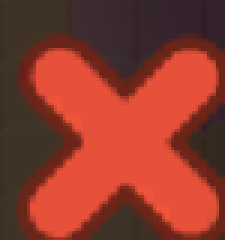
#> input picture tools/ants/templates/popup_close.png, 75 x 80 px (shown 3 times larger)
$ python ants_vision.py --input templates/popup_close.png
#> lines starting #> are read from the running program, lines starting #| are printed output that depends on the picture
#> in main, img is the input picture: shape (80, 75, 3); mean B, G, R 44.8, 58.2, 141.2
#!/usr/bin/env python3
"""搬砖大战（蚂蚁搬像素）辅助 · 视觉识别模块。

抓图 -> 识别福利弹窗、复活弹窗、槽位、候选色块 -> 输出标注图 + JSON。

按用户要求：不检查像素画，不做前沿/剩余数量识别，只认槽位和候选块。

坐标以 1080x2400 为基准，按比例适配。
游戏画面为 canvas 渲染，控件树内没有游戏文字，因此全部用颜色/模板识别。
"""
import argparse
import json
import os
import sys

import cv2
import numpy as np

sys.path.insert(0, os.path.dirname(os.path.dirname(os.path.abspath(__file__))))  # tools/
from common.screen import grab as _adb_grab  # noqa: E402

HERE = os.path.dirname(os.path.abspath(__file__))
TEMPLATE_DIR = os.path.join(HERE, "templates")

# 参考分辨率 1080x2400 下的固定几何
REF_W, REF_H = 1080, 2400
SLOT_CENTERS = (161, 350, 539, 729, 918)
SLOT_Y = 1709
# 广告解锁的第 6 个槽：在第 5 槽正上方。未解锁时这里是蓝色「解锁」按钮，
# 解锁后变成米色空槽。检测时必须区分，否则会把解锁按钮当成一个已占用槽。
EXTRA_SLOT_X, EXTRA_SLOT_Y = 918, 1514
QUEUE_XS = (209, 375, 540, 705, 871)
QUEUE_YS = (1897, 2062)

CN = {
    "yellow": "黄", "green": "绿", "light_brown": "浅棕",
    "olive": "橄榄", "dark_brown": "深棕", "dark_green": "深绿",
    "mint": "薄荷", "pink": "粉", "pink_light": "浅粉", "red": "红", "dark_red": "暗红",
    "coral": "橙红", "orange": "橙", "peach": "浅橙", "cyan": "青",
    "gray": "深灰", "slate": "蓝灰",
    "white": "白", "black": "黑", "unknown": "未知",
}
DRAW = {
    "yellow": (40, 220, 250), "green": (60, 200, 90),
    "light_brown": (150, 120, 200), "olive": (100, 130, 170),
    "dark_brown": (90, 70, 130), "dark_green": (90, 150, 40),
    "mint": (140, 220, 160), "pink": (220, 80, 240), "pink_light": (240, 180, 255),
    "red": (60, 60, 240), "dark_red": (120, 40, 150),
    "coral": (80, 100, 240), "orange": (30, 140, 255),
    "peach": (130, 180, 255), "cyan": (255, 220, 60),
    "gray": (105, 100, 115), "slate": (200, 150, 110),
    "white": (255, 255, 255),
    "black": (30, 30, 30), "unknown": (150, 150, 150),
}


def grab(serial=None):
    return _adb_grab(serial, check=True)


def scale_of(img):
    h, w = img.shape[:2]
    return w / REF_W, h / REF_H


def _scaled_pt(pt, sx, sy):
    return (int(round(pt[0] * sx)), int(round(pt[1] * sy)))


def main_color(px):
    """从一块像素里提取「块主体色」。

    块上有白色数字和深色描边/阴影，直接取全体中位数会把亮色拉暗：
    peach 实测全体中位 [11,99,233] 会被判成 light_brown，但高亮主体是
    [12,82,255]。做法是先用 V 的高 60% 分层再取中位，避开描边阴影。
    """
    px = np.asarray(px)
    if px.size == 0:
        return np.array([0, 0, 0])
    v = px[:, 2]
    cut = np.percentile(v, 40)
    bright = px[v >= cut]
    if len(bright) < 30:
        bright = px
    return np.median(bright, axis=0)


def classify_hsv(h, s, v):
    """把像素归入游戏调色板。None 表示像素画背景（已被搬走）。

    颜色池由 tools/ants/palette_calibrate.py 从上方像素画标定补全；相近色
    （暗红/亮红、浅橙/棕/珊瑚红）必须按饱和度+亮度拆开，否则同色去重会误跳过。
    """
    h, s, v = int(h) % 180, int(s), int(v)
    # 背景：米色，H≈21 S≈60 V≈160~255；浅橙格 S≈97 能区分。
    if 18 <= h <= 28 and s < 85 and v > 130:
        return None
    if s < 25 and v > 200:
        return "white"
    if v < 60:
        return "black"
    # 低饱和中暗灰：槽位里的深灰 H104 S54 V≈86，第一排的蓝灰块
    # H108 S55 V≈120。旧判据把两者都归 gray，导致槽里有深灰时第一排
    # 蓝灰块被当成同色跳过。按 V=105 拆开，实测两档间隔 >15。
    if 90 <= h <= 120 and s < 80 and v < 130:
        return "gray" if v < 105 else "slate"
    # 标定新增色：橙 H19 S242 V255、青 H97 S228 V255
    if 16 <= h <= 24 and s > 180 and v > 200:
        return "orange"
    if 88 <= h <= 108 and s > 150:
        return "cyan"
    # 珊瑚红 H≈8 S≈155 V≈220，介于亮红和浅棕之间
    if h <= 8 and 120 <= s <= 180 and 190 <= v <= 240:
        return "coral"
    # 红色系：高饱和的两档红按亮度拆开（暗红 V≈156 / 亮红 V≈239）
    if h >= 160 and s >= 140:
        return "dark_red" if v < 190 else "red"
    if h >= 160:
        # 两种粉色都是 H≈163，只能靠饱和度拆：槽内浅粉 S≈68，第一排
        # 粉块 S≈118。旧版统一归 pink，槽内浅粉会误挡第一排粉块。
        return "pink" if s >= 100 else "pink_light"
    if h <= 8:
        return "red"
    if 8 <= h <= 18:
        if v < 110:
            return "dark_brown"
        if v < 155:
            return "olive"
        if 130 <= s <= 180 and 195 <= v <= 235:
            return "coral"
        # peach 与 light_brown 色相几乎相同（H≈11），只靠明度分：
        #   标定值 peach=[11,97,255] V255，light_brown=[11,137,182] V182。
        # 旧判据 `s<115 且 v>235` 太脆：数字描边阴影把 V 拉到 233 就误判浅棕，
        # 导致槽里已有 peach 却没进 occupied，工具继续投 peach（重复色根因）。
        # 改用 V>=225 判 peach：中间无其他色，采样漂移也不跨界。
        if v >= 225:
            return "peach"
        return "light_brown"
    if 25 <= h <= 35:
        return "yellow"
    if 40 <= h <= 55:
        return "green"
    if 70 <= h <= 85:
        return "dark_green" if v < 150 else "mint"
    return "unknown"


def detect_popup(img, serial=None):
    """检测福利弹窗的红色 X 关闭按钮，返回 {'found', 'x', 'y', 'score'}。"""
    path = os.path.join(TEMPLATE_DIR, "popup_close.png")
    if not os.path.exists(path):
        return {"found": False, "x": 0, "y": 0, "score": 0.0}
    tpl = cv2.imread(path, cv2.IMREAD_COLOR)
    sx, sy = scale_of(img)
#> sx = 0.0694; sy = 0.0333
    if abs(sx - 1.0) > 0.01 or abs(sy - 1.0) > 0.01:
        tpl = cv2.resize(tpl, None, fx=sx, fy=sy, interpolation=cv2.INTER_LINEAR)
    if tpl.shape[0] > img.shape[0] or tpl.shape[1] > img.shape[1]:
        return {"found": False, "x": 0, "y": 0, "score": 0.0}
    res = cv2.matchTemplate(img, tpl, cv2.TM_CCOEFF_NORMED)
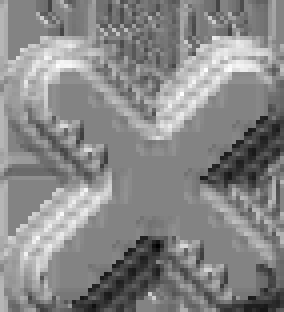
#> res: shape (78, 71) float32 (shown 4 times larger); min -0.511, max 0.482, mean 0.0168; drawn with min black and max white
    _, maxv, _, maxloc = cv2.minMaxLoc(res)
#> maxv = 0.482; maxloc = (45, 23)
    x = maxloc[0] + tpl.shape[1] // 2
#> x = 47
    y = maxloc[1] + tpl.shape[0] // 2
#> y = 24
    # 福利弹窗 X 周围是暗色遮罩；复活弹窗 X 周围是亮黄色，靠亮度排除误匹配。
    sx1 = max(0, min(img.shape[1] - 1, x - int(45 * sx)))
#> sx1 = 44
    sy1 = max(0, min(img.shape[0] - 1, y))
#> sy1 = 24
    patch = hsv_of(img)[max(0, sy1 - 5):sy1 + 6, max(0, sx1 - 5):sx1 + 6]
    bg_v = float(np.median(patch[:, :, 2])) if patch.size else 255
#> bg_v = 90
    found = bool(maxv >= 0.72 and bg_v < 130)
#> found = False
    return {"found": found, "x": int(x), "y": int(y),
            "score": round(float(maxv), 3), "bg_v": int(bg_v)}


def hsv_of(img):
    return cv2.cvtColor(img, cv2.COLOR_BGR2HSV)


def detect_revive(img):
    """检测「复活」弹窗（槽位不足）。按用户约定：命中立即停手，不做任何操作。"""
    path = os.path.join(TEMPLATE_DIR, "revive_close.png")
    if not os.path.exists(path):
        return {"found": False, "x": 0, "y": 0, "score": 0.0}
    tpl = cv2.imread(path, cv2.IMREAD_COLOR)
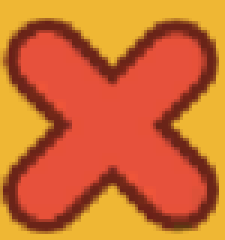
#> input picture tools/ants/templates/revive_close.png, 75 x 80 px (shown 3 times larger)
#> tpl is the input picture: shape (80, 75, 3); mean B, G, R 48.7, 107.6, 206.2
    sx, sy = scale_of(img)
#> sx = 0.0694; sy = 0.0333
    if abs(sx - 1.0) > 0.01 or abs(sy - 1.0) > 0.01:
        tpl = cv2.resize(tpl, None, fx=sx, fy=sy, interpolation=cv2.INTER_LINEAR)
    if tpl.shape[0] > img.shape[0] or tpl.shape[1] > img.shape[1]:
        return {"found": False, "x": 0, "y": 0, "score": 0.0}
    res = cv2.matchTemplate(img, tpl, cv2.TM_CCOEFF_NORMED)
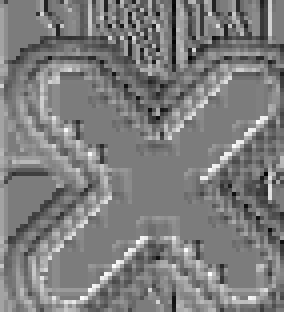
#> res: shape (78, 71) float32 (shown 4 times larger); min -0.314, max 0.328, mean 0.00221; drawn with min black and max white
    _, maxv, _, maxloc = cv2.minMaxLoc(res)
#> maxv = 0.328; maxloc = (52, 68)
    x = maxloc[0] + tpl.shape[1] // 2
#> x = 54
    y = maxloc[1] + tpl.shape[0] // 2
#> y = 69
    sx1 = max(0, min(img.shape[1] - 1, x - int(45 * sx)))
#> sx1 = 51
    sy1 = max(0, min(img.shape[0] - 1, y))
#> sy1 = 69
    patch = hsv_of(img)[max(0, sy1 - 5):sy1 + 6, max(0, sx1 - 5):sx1 + 6]
    bg_v = float(np.median(patch[:, :, 2])) if patch.size else 0
#> bg_v = 207
    found = bool(maxv >= 0.78 and bg_v > 170)
#> found = False
    return {"found": found, "x": int(x), "y": int(y),
            "score": round(float(maxv), 3), "bg_v": int(bg_v)}


def detect_unlock(img, threshold=0.85):
    """检测「解锁」按钮（看广告增加槽位），返回中心点列表。"""
#> called with threshold = 0.85
    path = os.path.join(TEMPLATE_DIR, "unlock.png")
    if not os.path.exists(path):
        return []
    tpl = cv2.imread(path, cv2.IMREAD_COLOR)
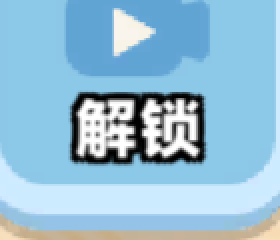
#> input picture tools/ants/templates/unlock.png, 140 x 120 px (shown 2 times larger)
#> tpl is the input picture: shape (120, 140, 3); mean B, G, R 214.7, 190.6, 148
    sx, sy = scale_of(img)
#> sx = 0.0694; sy = 0.0333
#> (the rest of the program and of its run is left out)
